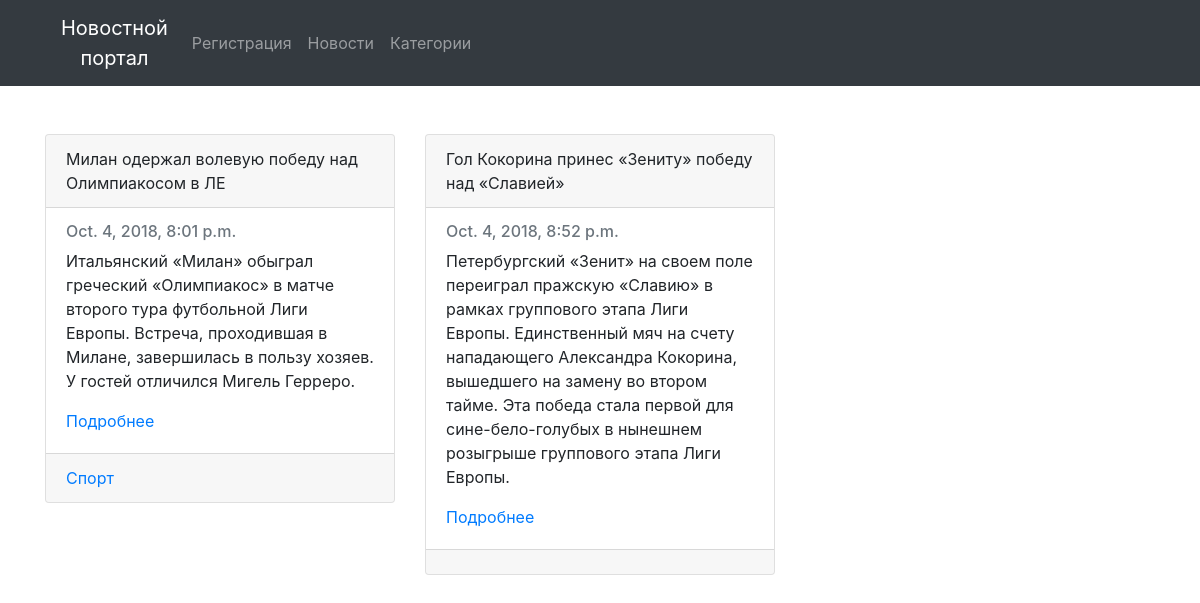
Before: /news/ with the older database file.
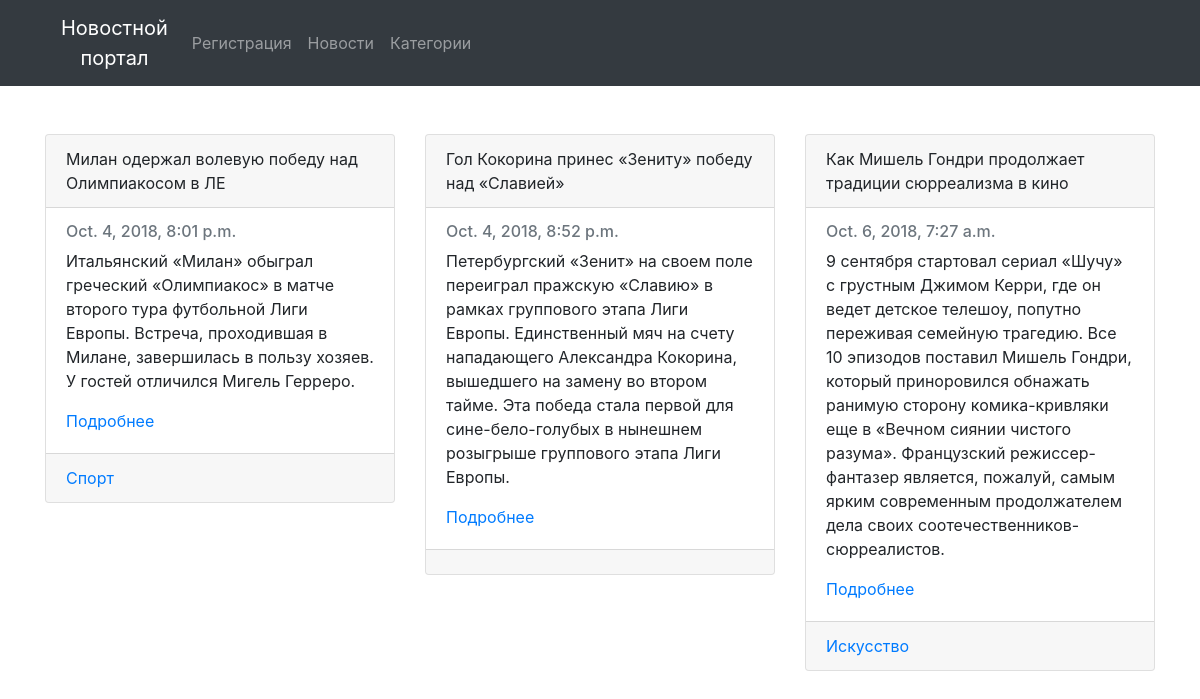
After: the same page with the newer database file.
### news_portal/models.py (models this page shows, shortened)
class Post(models.Model):
    title = models.CharField(max_length=150, db_index=True)
    slug = models.SlugField(max_length=150, blank=True, unique=True)
    body = models.TextField(blank=True, db_index=True)
    tags = models.ManyToManyField('Tag', blank=True, related_name = 'posts')
    date_pub = models.DateTimeField(auto_now_add=True)
    def get_absolute_url(self):
        return reverse('news_detail_url', kwargs={'slug': self.slug})

class Tag(models.Model):
    title = models.CharField(max_length=150, db_index=True)
    slug = models.SlugField(max_length=150, unique=True)
    def get_absolute_url(self):
        return reverse('category_detail_url', kwargs={'slug': self.slug})

### news_portal/views.py (the view)
# urls.py: path('news/', posts_list, name="news"),
def posts_list(request):
    news = Post.objects.all()
    return render(request, 'news_portal/news.html', context={'news': news})

### news_portal/templates/news_portal/news.html (shortened to what this page needs)
{% extends 'news_portal/base_news.html' %}
{% block content %}
  {% for single_news in news %}
  <div class="col-sm-4">
    <div class="card">
      <div class="card-header">{{ single_news.title }}</div>
      <div class="card-body">
        <h6 class="card-subtitle mb-2 text-muted">{{ single_news.date_pub }}</h6>
        <p class="card-text">{{ single_news.body }}</p>
        <a href="{{ single_news.get_absolute_url }}" class="card-link">Подробнее</a>
      </div>
      <div class="card-footer text-muted">
        {% for cat in single_news.tags.all %}
          <a href="{{ cat.get_absolute_url }}">{{ cat.title }}</a>
        {% endfor %}
      </div>
    </div>
  </div>
  {% endfor %}
{% endblock %}

Changed rows visible on the page:
added Post: title "Как Мишель Гондри продолжает традиции сюрреализма в кино", date_pub "Oct. 6, 2018, 7:27 a.m.", body "9 сентября стартовал сериал «Шучу» с грустным Джимом Керри, где он ведет детское телешоу, попутно переживая семейную трагедию. Все 10 эпизодов поставил Мишель Гондри, который приноровился обнажать ранимую сторону комика-кривляки еще в «Вечном сиянии чистого разума». Французский режиссер-фантазер является, пожалуй, самым ярким современным продолжателем дела своих соотечественников-сюрреалистов."
now on this page (row unchanged): Tag: title "Искусство", shown under "Как Мишель Гондри продолжает традиции сюрреализма в кино"
